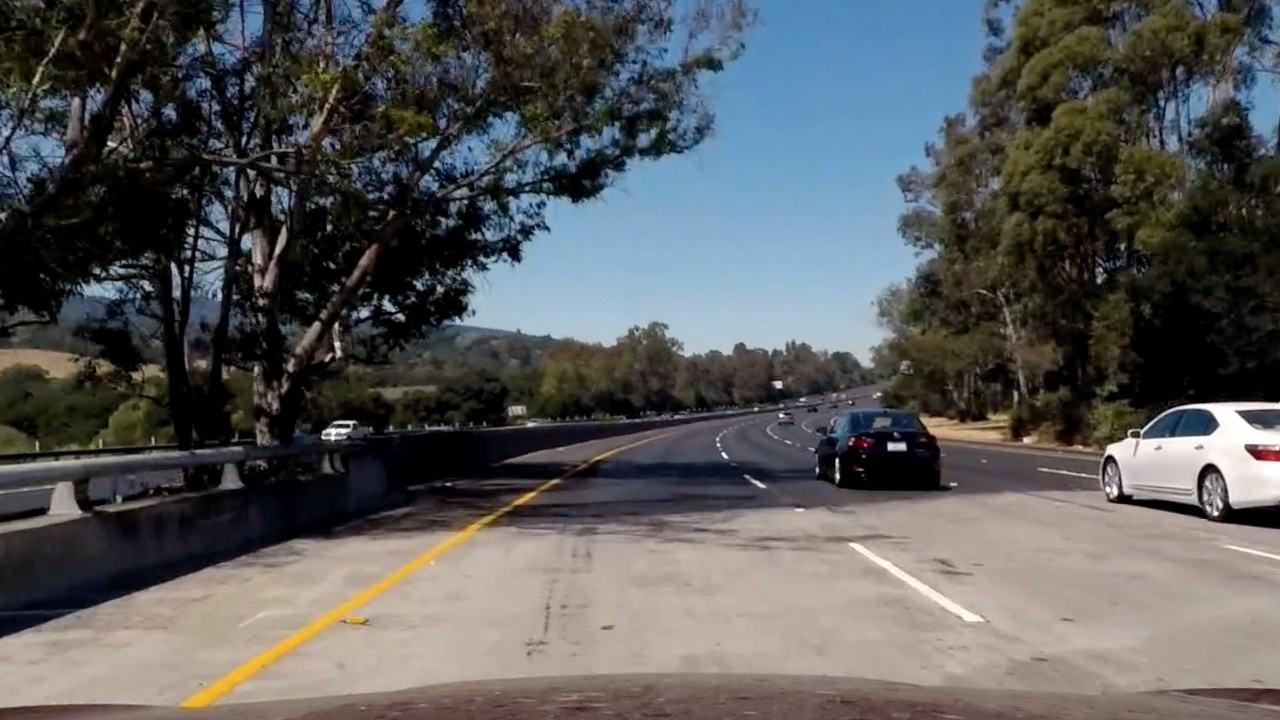
#> input picture udacity-program_self_driving_car_engineer/p02-lane_detection_advanced/labs/gradients_and_color_spaces/color_and_gradient/bridge_shadow.jpeg, 1280 x 720 px
$ python color_and_gradient.py   (older library calls are emulated)
#> lines starting #> are read from the running program, lines starting #| are printed output that depends on the picture
"""
# !/usr/bin/env python
# -*- coding: utf-8 -*-
@Time        : 2022/2/28 22:38
@Author      : shengdl999links@gmail.com
@ProjectName : udacity-program_self_driving_car_engineer
@File        : color_and_gradient.py
"""

import cv2
import matplotlib.pyplot as plt
import matplotlib.image as mpimg
import numpy as np


# Combined color and gradient thresholds for lane detection

img = mpimg.imread('bridge_shadow.jpeg')
#> img is the input picture: shape (720, 1280, 3); mean R, G, B 89.7, 90.6, 90.8

# Convert to HLS color space and separate the S channel
# Note: img is the undistorted image
hls = cv2.cvtColor(img, cv2.COLOR_RGB2HLS)
#> hls: shape (720, 1280, 3); mean of channels 0, 1, 2 55.3, 90.3, 67
s_channel = hls[:,:,2]
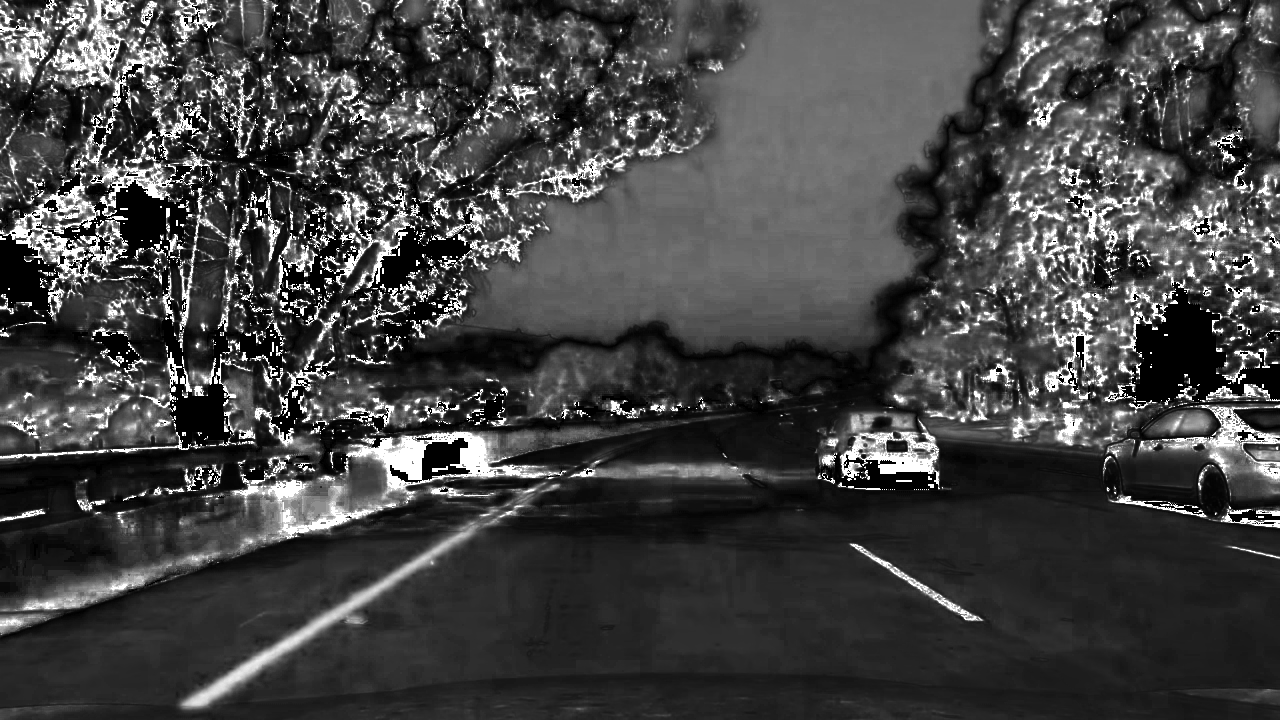
#> s_channel: shape (720, 1280); min 0, max 255, mean 67

# Grayscale image
# NOTE: we already saw that standard grayscaling lost color information for the lane lines
# Explore gradients in other colors spaces / color channels to see what might work better
gray = cv2.cvtColor(img, cv2.COLOR_RGB2GRAY)
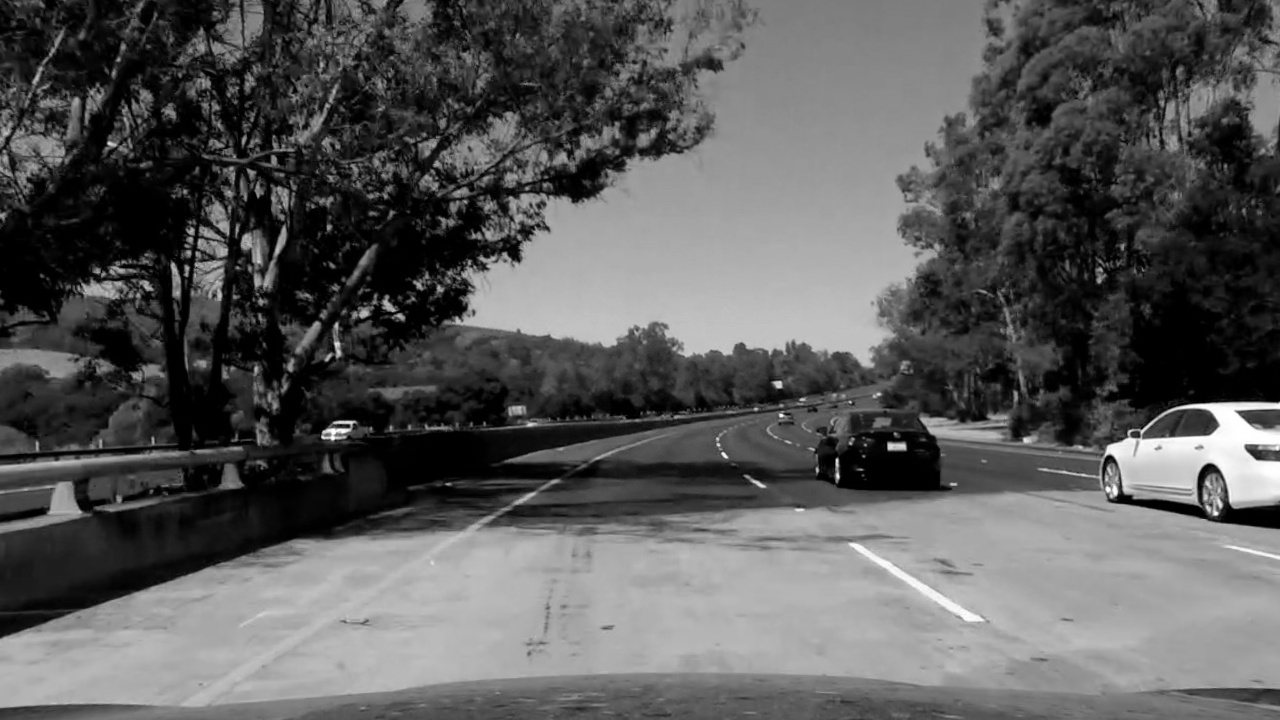
#> gray: shape (720, 1280); min 0, max 255, mean 90.4

# Sobel x
sobelx = cv2.Sobel(gray, cv2.CV_64F, 1, 0) # Take the derivative in x
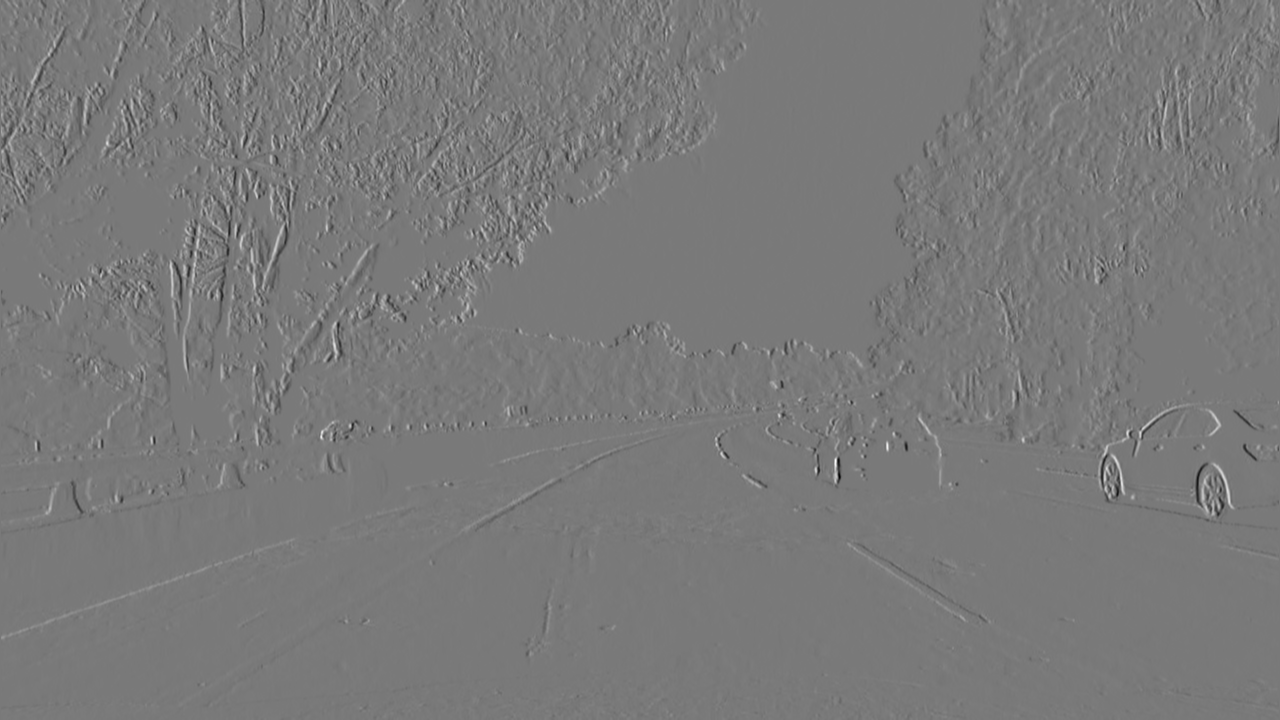
#> sobelx: shape (720, 1280) float64; min -785, max 859, mean 0.2; drawn with min black and max white
abs_sobelx = np.absolute(sobelx) # Absolute x derivative to accentuate lines away from horizontal
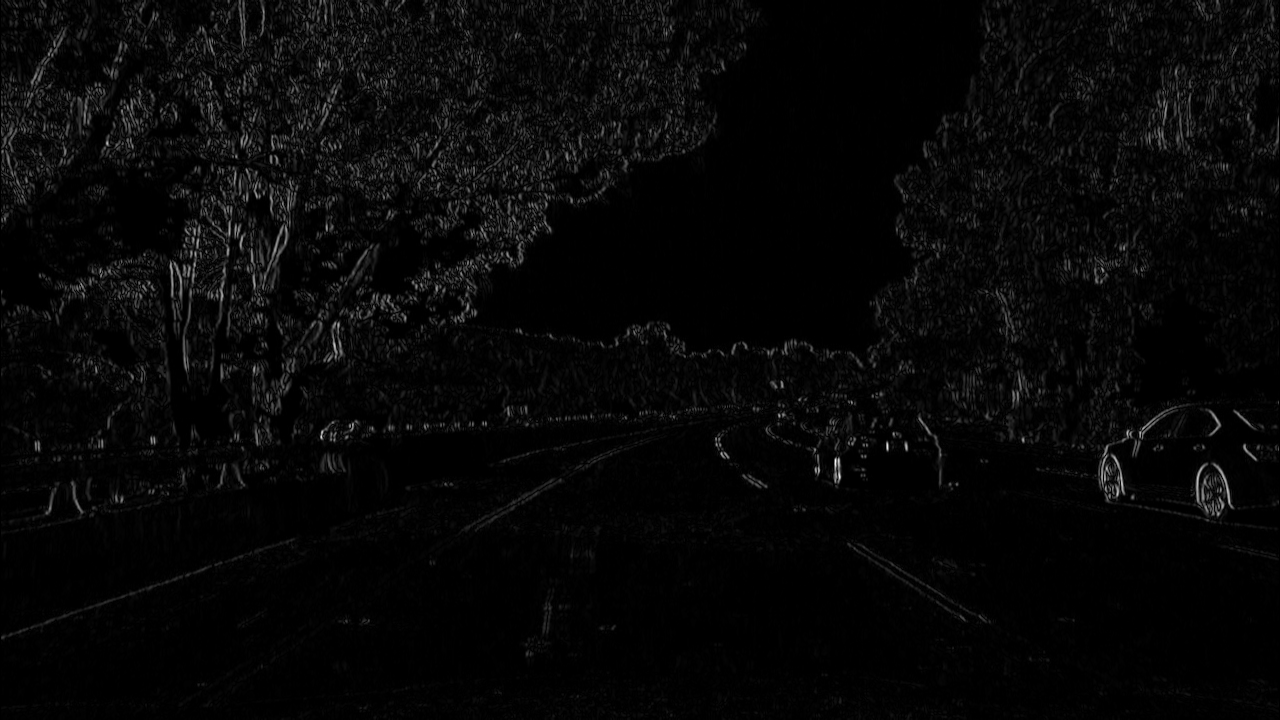
#> abs_sobelx: shape (720, 1280) float64; min 0, max 859, mean 25.7; drawn with min black and max white
scaled_sobel = np.uint8(255*abs_sobelx/np.max(abs_sobelx))

# Threshold x gradient
thresh_min = 20
thresh_max = 100
sxbinary = np.zeros_like(scaled_sobel)
sxbinary[(scaled_sobel >= thresh_min) & (scaled_sobel <= thresh_max)] = 1

# Threshold color channel
s_thresh_min = 170
s_thresh_max = 255
s_binary = np.zeros_like(s_channel)
s_binary[(s_channel >= s_thresh_min) & (s_channel <= s_thresh_max)] = 1

# Stack each channel to view their individual contributions in green and blue respectively
# This returns a stack of the two binary images, whose components you can see as different colors
color_binary = np.dstack(( np.zeros_like(sxbinary), sxbinary, s_binary)) * 255

# Combine the two binary thresholds
combined_binary = np.zeros_like(sxbinary)
combined_binary[(s_binary == 1) | (sxbinary == 1)] = 1

# Plotting thresholded images
f, (ax1, ax2) = plt.subplots(1, 2, figsize=(24,10))
ax1.set_title('Stacked thresholds')
ax1.imshow(color_binary)

ax2.set_title('Combined S channel and gradient thresholds')
ax2.imshow(combined_binary, cmap='gray')

plt.show()
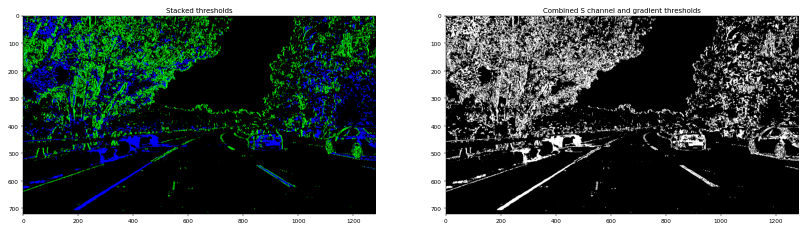
#> figure drawn by matplotlib, 2 panels
